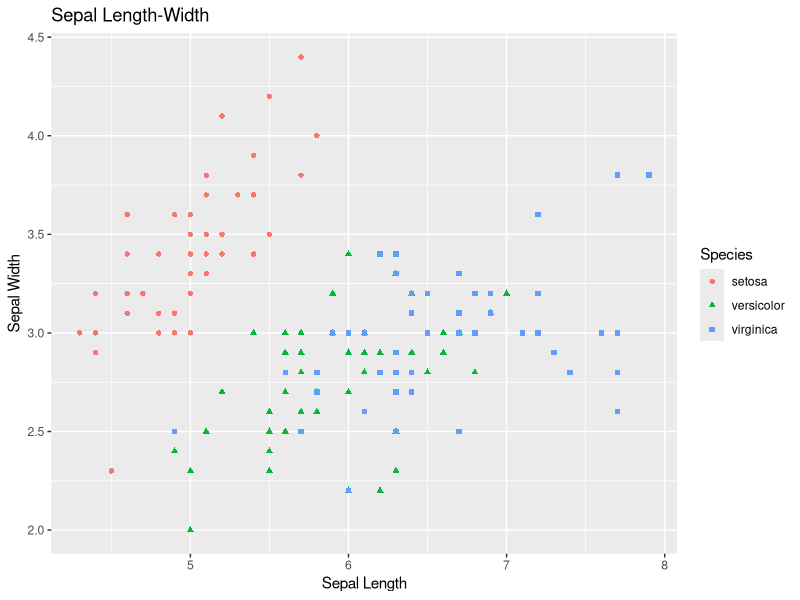
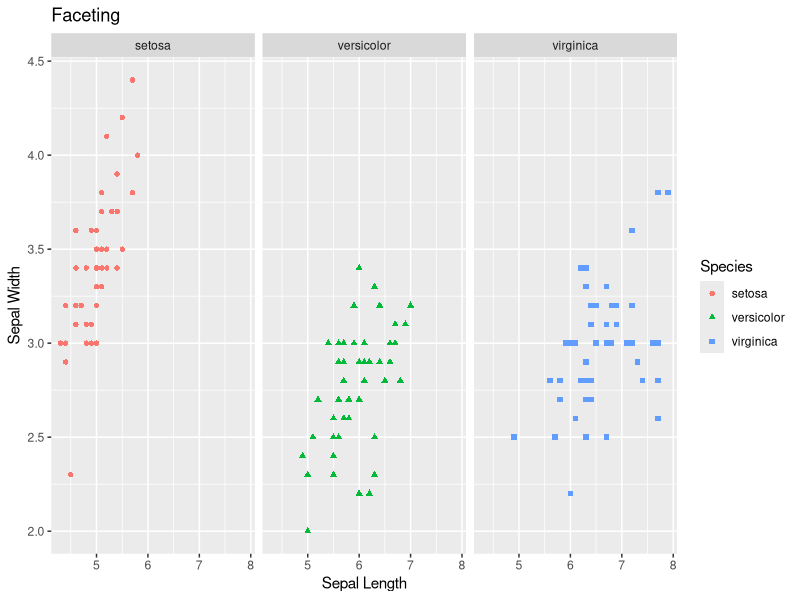
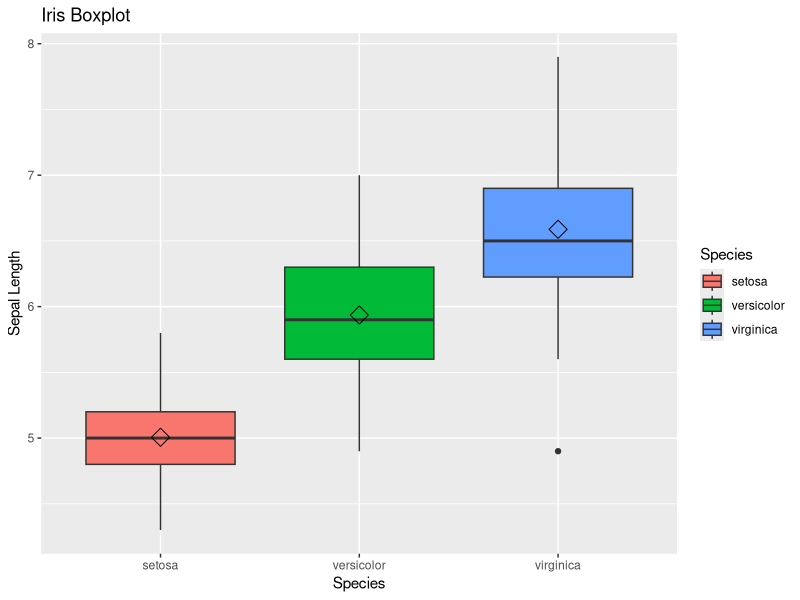

Generate these figures, in order, with R:
#Install packages
#
#renv::install("tidyverse")
#renv::snapshot()
#renv::lockfile_read()
#renv::activate

library("tidyverse")
library("ggplot2")

#see the structure of the data 
data(iris)

iris = as_tibble(iris)
head(iris)
tail(iris)
summary(iris)
str(iris)

iris
iris %>% summarize_if(is.numeric, mean)

###do some data manipulation 

df = tbl_df(iris) 
df
arrange(df, Sepal.Length, Petal.Width)
arrange(df, desc(Sepal.Length))

mutate(df, log.Sepal.length = log(Sepal.Length))

df %>% 
  group_by(Species) %>%
  summarise(mean(Petal.Length))

#plot the data 
#first one scatter plot
ggplot(data=df, aes(x = Sepal.Length, y = Sepal.Width))+
  geom_point(aes(color=Species, shape=Species)) +
  xlab("Sepal Length") +
  ylab("Sepal Width") +
  ggtitle("Sepal Length-Width")

#second one 
facet = ggplot(data=df, aes(Sepal.Length, y=Sepal.Width, color=Species)) +
  geom_point(aes(shape=Species), size=1.5) +
  xlab("Sepal Length") +
  ylab("Sepal Width") +
  ggtitle("Faceting") 
# Along columns
facet + facet_grid(. ~ Species)

#third one boxplot 

box = ggplot(data=df, aes(x=Species, y=Sepal.Length))

box + 
  geom_boxplot(aes(fill=Species)) +
  ylab("Sepal Length") +
  ggtitle("Iris Boxplot") +
  stat_summary(fun.y=mean, geom="point", shape=5, size=4)


#renv::snapshot()
###deactivate the renv 
#renv::deactivate()
